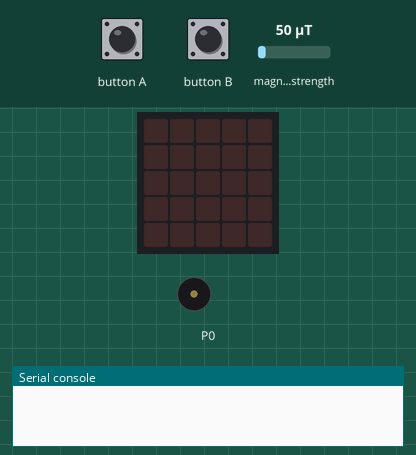
Simulated run of this program. Board: BBC micro:bit running MicroPython. Parts: the board's 5×5 LED display, buzzer (waves = sounding), the last lines printed to the serial console. The inputs (shaded band) are chosen by the test bench; at power-on: magnetic field strength 50 µT. No radio messages arrive unless stated (any console line starting 'radio sent:' is added by the test bench).

Above: at 1.2 s.
1.3 s: button A pressed for 0.15 s
At 3.7 s:
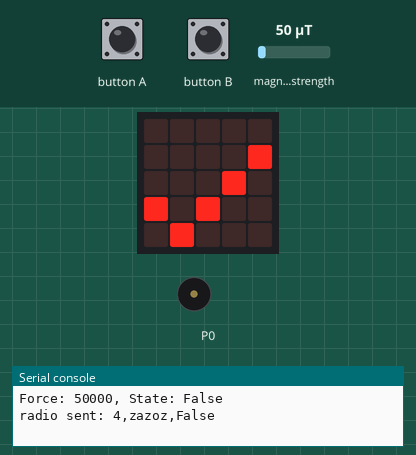
4.4 s: magnetic field strength set to 250 µT
At 5.1 s:
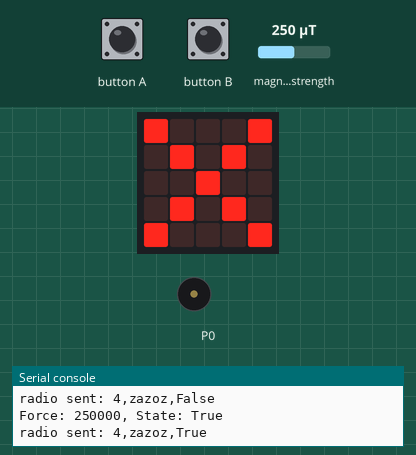
5.9 s: button A pressed for 1 s
At 6.6 s:
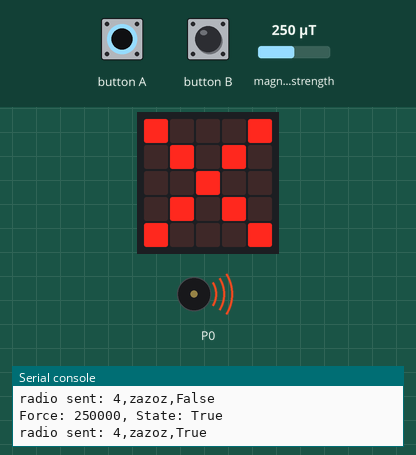
8.4 s: button A pressed for 3.2 s
At 9.5 s:
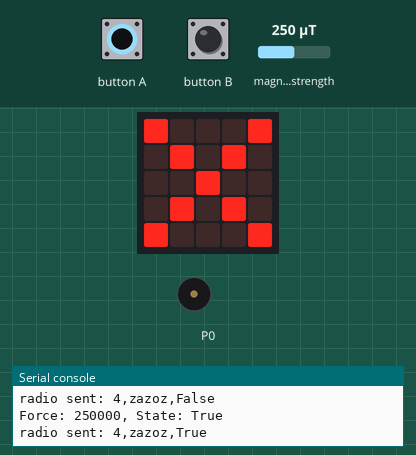
13.1 s: magnetic field strength set to 10 µT
At 13.7 s:
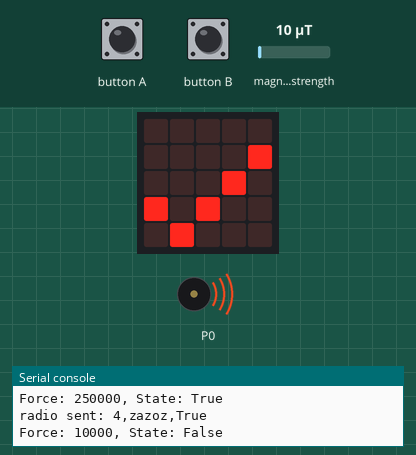
Timing chart, 0 to 16.1 s (numbered marks = the images above; inputs shaded):
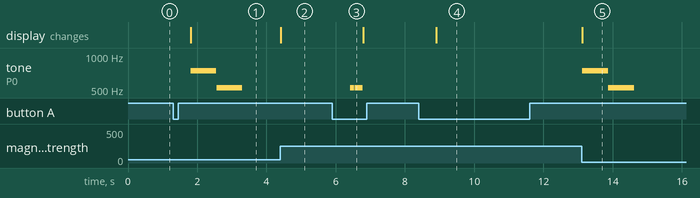

Measured:
- after the input at 1.3 s, tone on P0: silent → 740 Hz after 0.51 s, → silent 0.74 s later, → 523 Hz 0.01 s later, → silent 0.74 s later; the display: changes after 0.51 s (image 1)
- after the input at 4.4 s, the display: changes at once (image 2)
- after the input at 5.9 s, tone on P0: alternates 523 Hz for 0.12 s and silent for 0.01 s, 6 changes in all, then stays silent, starting after 0.52 s
- after the input at 8.4 s, the display: changes after 0.51 s (image 4)
- after the input at 13.1 s, tone on P0: silent → 740 Hz at once, → silent 0.74 s later, → 523 Hz 0.01 s later, → silent 0.74 s later; the display: changes at once (image 5)

The program:

main.py
```python
from microbit import *
import music
import radio
import struct
import machine

# Threshold for magnetic force
threshold = 200000
track = False

def get_name():
    length = 5
    letters = 5
    codebook = [
        ['z', 'v', 'g', 'p', 't'],
        ['u', 'o', 'i', 'e', 'a'],
        ['z', 'v', 'g', 'p', 't'],
        ['u', 'o', 'i', 'e', 'a'],
        ['z', 'v', 'g', 'p', 't']
    ]
    name = []

    # Derive our name from the nrf51822's unique ID
    _, n = struct.unpack("II", machine.unique_id())
    ld = 1
    d = letters

    for i in range(0, length):
        h = (n % d) // ld
        n -= h
        d *= letters
        ld *= letters
        name.insert(0, codebook[i][h])
    return "".join(name)

def show_magnetic_force():
    force = compass.get_field_strength()
    display.scroll("Force: {}".format(force))

def main():
    global track
    name = get_name()
    radio.config(channel=21)  # Server
    radio.on()
    previous_state = None

    while True:
        if button_a.was_pressed():
            track = not track
            sleep(500)
            if track:
                previous_state = "True"
                display.show(Image.NO)
            else:
                music.play(['C5:1', 'C5:1', 'C5:1'])
                display.clear()

        current_state = "False" if compass.get_field_strength() < threshold else "True"

        if track and current_state != previous_state:
            print("Force: {}, State: {}".format(compass.get_field_strength(), current_state))
            if current_state == "False":
                display.show(Image.YES)  # Open
                music.play(['F#5:6', 'C5:6'])
            else:
                display.show(Image.NO)  # Closed
            radio.send("4," + name + "," + current_state)

        previous_state = current_state
        sleep(100)
main()
```
